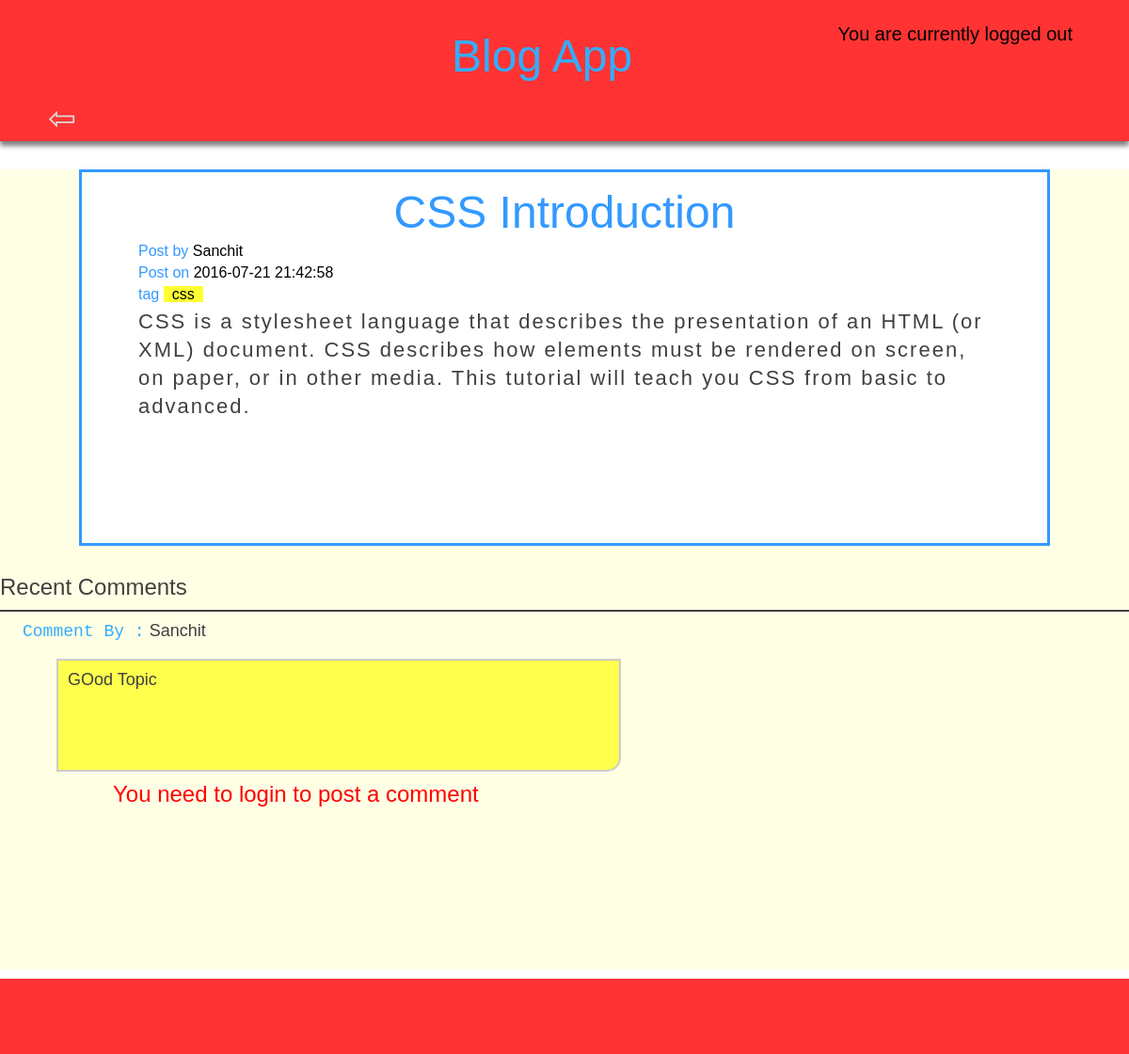
The page /view.php?post_id=2 on the database its author committed.
### tables this page shows
CREATE TABLE `post_table` (
  `post_id` int(11) NOT NULL,
  `post_title` varchar(150) NOT NULL,
  `post_by` varchar(150) NOT NULL,
  `post_on` datetime NOT NULL DEFAULT CURRENT_TIMESTAMP,
  `post_tag` varchar(150) NOT NULL,
  `post_message` text NOT NULL
);

CREATE TABLE `comments_table` (
  `comment_id` int(11) NOT NULL,
  `comment_author` varchar(100) NOT NULL,
  `comment_message` text NOT NULL,
  `post_id` int(11) NOT NULL
);

### view.php (the view, shortened to what this page needs)
<?php
$dbserver="localhost";
$dbusername="root";
$dbpassword="";
$dbname="blog_db";
$dbconn=mysqli_connect($dbserver,$dbusername,$dbpassword,$dbname);
function select(&$res,$field=NULL,$val=NULL)
{
	global $dbconn;
	$condition=(is_null($field))? "":"WHERE $field='$val'";
	$query="SELECT *
			FROM post_table
			".$condition."ORDER BY post_on DESC;";
	$res=mysqli_query($dbconn,$query);
}
select($res,'post_id',$_GET['post_id']);
$post=mysqli_fetch_array($res);
$query="SELECT * FROM comments_table WHERE post_id='{$_GET['post_id']}';";
$comments=mysqli_query($dbconn,$query);
?>
<html>
<head>
</head>
<link href="css/view.css" rel="stylesheet" type="text/css" />
<body>
<div class="header">
	<div class="heading_box">
    	<div class="heading">Blog App</div>
        <div class="log_info">
        <?php
		if(!isset($_SESSION['login']))
		echo "You are currently logged out";
		else
		echo "You have successfully logged in as {$_SESSION['username']}";
        ?>
    	</div>
    </div>
    <div class="nav_bar">
    <ul>
    	<li><a href="index.php?topic=home">&#8678;</a></li>
    </ul>
    </div>
</div>
<div class="body">
    <div class="post_section">
        <div class="title">
        <?php echo $post['post_title'];?>
        </div>
        <div class="author">
        <div class="author_label">Post by</div>
        <?php echo $post['post_by'];?>
        </div>
        <div class="post_on">
        <div class="post_on_label">Post on</div>
        <?php echo $post['post_on'];?>
        </div>
        <div class="tag">
        <div class="tag_label">tag</div>
        <div class="tag_box">
        <?php echo $post['post_tag'];?>
        </div>
        </div>
        <div class="message">
        <?php echo $post['post_message'];?>
        </div>
    </div>
    <div class="comments_section">
    <div class="comm_heading">Recent Comments</div>
        <?php
        $theme=1;
        while($comment=mysqli_fetch_array($comments))
        {
            ?>
            <div class="comment">
                <div class="comment_author"><div class="author_tag">Comment By :</div>
                <?php echo $comment['comment_author'];?>
                </div>
                <div class="comment_message <?php echo "theme{$theme}";?>">
                <?php echo $comment['comment_message'];?>
                </div>
            </div>
        <?php
        $theme=($theme)%3+1;
        }
        ?>
        <div class="add_comment">
        <?php
		if(isset($_SESSION['login']))
		{
			?>
			<form method="post">
				<textarea rows="5" cols="80" name="comment_message">
				Leave your mark here....
				</textarea>
				<input type="submit" name="add_comment" value="Add Comment" />
			</form>
			<?php
		}
		else
		{
        	?>
            <div class="err_msg">
            You need to login to post a comment
            </div>
            <?php
		}
		?>
        </div>
    </div>
</div>
<div class="footer">
</div>
</body>
</html>

### css/view.css (style rules this page uses)
* { margin:0px; padding:0px; -webkit-box-sizing:border-box; -moz-box-sizing:border-box; box-sizing:border-box; }
.header { font-family:Arial, Helvetica, sans-serif; height:150px; background:#ff3333; margin-bottom:5px; box-shadow:0px 5px 5px grey; }
.heading_box { height:70%; position:relative; }
.heading { position:absolute; color:#33adff; font-family:Arial, Helvetica, sans-serif; font-size:48px; top:30%; left:40%; }
.nav_bar { height:30%; }
.nav_bar ul { list-style:none; }
.nav_bar ul li { display:block; float:left; width:10%; margin-left:0.5%; margin-right:0.5%; }
.nav_bar ul li a { font-size:36px; color:#d9d9d9; text-align:center; text-decoration:none; display:block; height:100%; }
.log_info { position:absolute; font-size:20px; height:80px; bottom:0; right:5%; }
.body { background:#ffffe5; }
.post_section { background:#FFF; margin-top:30px; margin-bottom:30px; margin-left:7%; margin-right:7%; padding:15px 5% 15px 5%; min-height:400px; border:3px solid #3399ff; }
.title { text-align:center; font-size:48px; color:#3399ff; font-family:Arial, Helvetica, sans-serif; }
.author { font-family:Verdana, Geneva, sans-serif; margin:5px 0 5px 0; }
.author_label { display:inline; color:#3399ff; }
.post_on { margin:5px 0 5px 0; font-family:Verdana, Geneva, sans-serif; }
.post_on_label { display:inline; color:#3399ff; }
.tag { margin:5px 0 5px 0; font-family:Verdana, Geneva, sans-serif; }
.tag_label { display:inline; color:#3399ff; }
.tag_box { padding:0 1% 0 1%; display:inline; background:#feff33; }
.message { word-wrap:break-word; color:#404040; letter-spacing:2px; font-size:22px; font-family:Tahoma, Geneva, sans-serif; line-height:30px; }
.comm_heading { height:40px; font-size:24px; font-family:Verdana, Geneva, sans-serif; color:#404040; border-bottom:2px solid #404040; margin-top:10px; margin-bottom:10px; }
.comment { margin-top:10px; margin-bottom:10px; height:160px; }
.author_tag { color:#33adff; display:inline; font-family:"Courier New", Courier, monospace; }
.comment_author { color:#404040; padding-left:2%; margin-bottom:10px; height:30px; font-family:Arial, Helvetica, sans-serif; font-size:18px; }
.comment_message { font-family:Verdana, Geneva, sans-serif; border-bottom-right-radius:15px; font-size:18px; border:2px solid #cccccc; padding:10px; margin-left:5%; width:50%; min-height:120px; }
.theme1 { color:#404040; background:#ffff4d; }
.add_comment { min-height:200px; margin-top:10px; margin-bottom:10px; }
.err_msg { margin-left:10%; margin-top:10px; color:red; font-family:Tahoma, Geneva, sans-serif; font-size:24px; height:50px; }
.footer { margin-top:2px; background:#ff3333; height:80px; height:80px; }

### rows shown on the page
post_table: post_title "CSS Introduction", post_by "Sanchit", post_on "2016-07-21 21:42:58", post_tag "css", post_message "CSS is a stylesheet language that describes the presentation of an HTML (or XML) document. CSS describes how elements must be rendered on screen, on paper, or in other media. This tutorial will teach you CSS from basic to advanced."
comments_table: comment_author "Sanchit", comment_message "GOod Topic"
